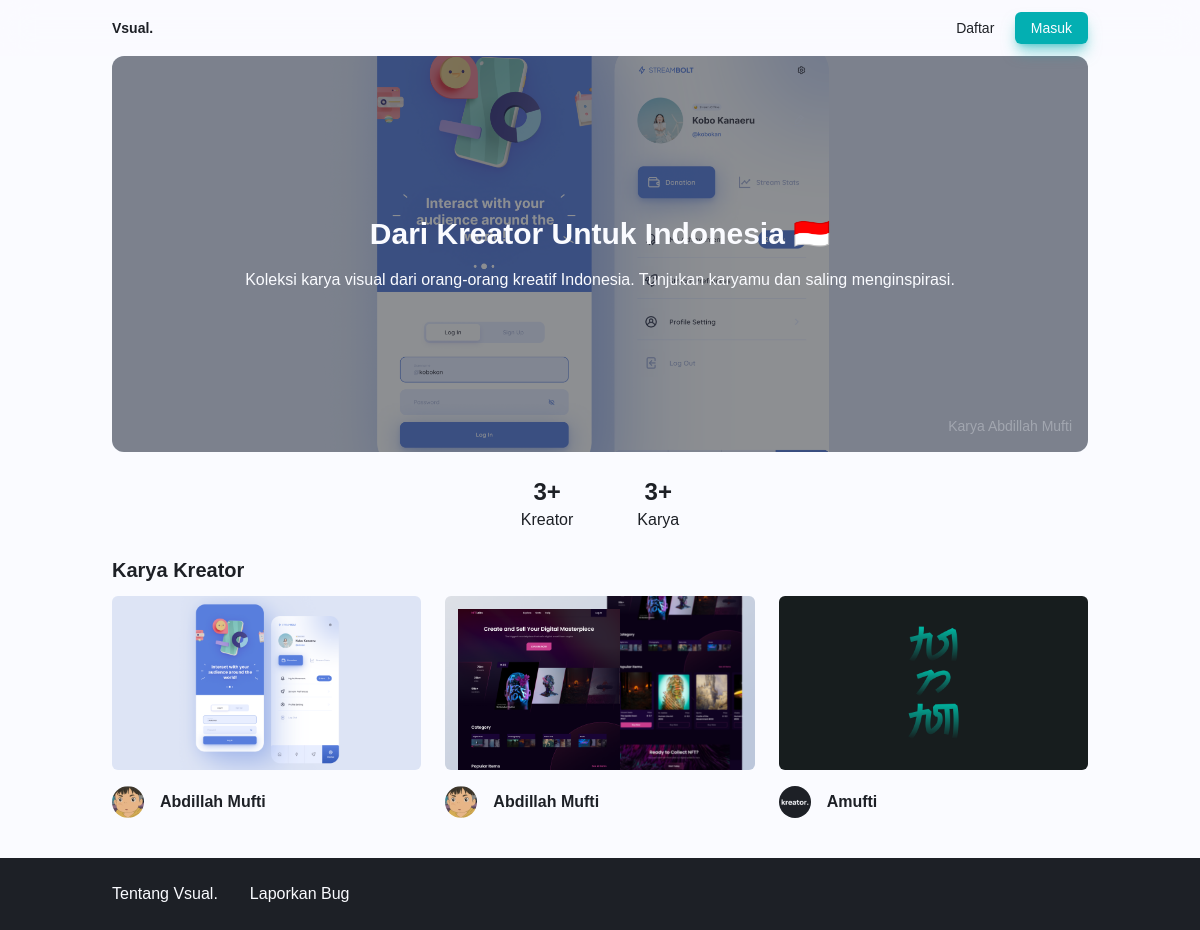
The page / on the database its author committed.
### tables this page shows
CREATE TABLE `karya` (
  `id_karya` int(11) NOT NULL,
  `id_kreator` int(11) NOT NULL,
  `judul_karya` varchar(100) NOT NULL,
  `waktu_dibuat` year(4) NOT NULL,
  `gambar` varchar(100) NOT NULL,
  `deskripsi` varchar(255) NOT NULL
);

CREATE TABLE `kreator` (
  `id_kreator` int(11) NOT NULL,
  `nama_kreator` varchar(50) NOT NULL,
  `email` varchar(100) NOT NULL,
  `username` varchar(50) NOT NULL,
  `password` varchar(255) NOT NULL,
  `foto_profil` varchar(255) NOT NULL DEFAULT 'default.jpg',
  `bio` varchar(255) NOT NULL DEFAULT '-'
);

CREATE TABLE `statistik` (
  `id_statistik` int(11) NOT NULL,
  `nama` varchar(50) NOT NULL,
  `jumlah` int(11) NOT NULL
);

### functions.php (called while the page is built, shortened)
<?php
$dbHostName = "localhost";
$dbUsername = "root";
$dbPassword = "";
$dbName = "vsual_web";
$connect = mysqli_connect($dbHostName, $dbUsername, $dbPassword, $dbName);
$linkLaporBug = "https://forms.gle/AkozspsCPW5KGzhQA";
function query($query) {
    global $connect;
    $result = mysqli_query($connect, $query);
    $rows = [];
    while ( $row = mysqli_fetch_assoc($result) ) {
        $rows[] = $row;
    }
    return $rows;
}
?>

### index.php (the view, shortened to what this page needs)
<?php
require 'functions.php';
$karya = query("SELECT * FROM karya");
$statistik = query("SELECT * FROM statistik");
$randomInt = rand(0, count($karya) - 1);
$randomKarya = $karya[$randomInt]["gambar"];
$randomKaryaId = $karya[$randomInt]["id_kreator"];
$kreatorRandomKarya = query("SELECT nama_kreator FROM kreator WHERE id_kreator = $randomKaryaId");
?>
<!DOCTYPE html>
<html lang="en">
  <head>
    <link href="dist/output.css" rel="stylesheet" />
  </head>
  <body class="bg-putih text-hitam font-plus-jakarta">
    <div id="navigation-bar" class="w-full bg-putih/80 backdrop-blur-lg sticky top-0 z-[999] py-2 md:py-4">
      <div class="container max-w-5xl">
        <div class="flex flex-row justify-between items-center relative">
          <div>
            <a href="index.php">
              <h3 class="flex items-center gap-2 text-xs md:text-sm font-bold">Vsual.</h3>
            </a>
          </div>
          <div>
            <?php if( !isset($_SESSION["login"]) ) : ?>
              <div>
                <a href="register.php" class="text-xs md:text-sm mr-4">Daftar</a>
                <a href="login.php" class="text-xs md:text-sm bg-primary text-putih px-4 py-2 rounded-md shadow-lg shadow-primary/50">Masuk</a>
              </div>
            <?php endif; ?>
          </div>
        </div>
      </div>
    </div>
    <div id="hero-section" class="w-full">
      <div class="container max-w-5xl">
        <div class="w-full px-4 py-16 md:py-40 flex flex-col justify-center items-center rounded-xl relative bg-cover bg-center overflow-hidden" style="background-image:url('<?= "./dist/img/karya/".$randomKarya ?>');">
          <h1 class="text-putih font-bold text-xl md:text-3xl mb-4 text-center z-20">Dari Kreator Untuk Indonesia 🇮🇩</h1>
          <h3 class="text-putih text-center text-xs md:text-base z-20">Koleksi karya visual dari orang-orang kreatif Indonesia. Tunjukan karyamu dan saling menginspirasi.</h3>
          <span class="absolute z-20 right-2 bottom-2 md:right-4 md:bottom-4 text-[0.7rem] md:text-sm text-putih/30">Karya <?= $kreatorRandomKarya[0]["nama_kreator"]; ?></span>
          <div class="w-full h-full bg-hitam/50 absolute z-10"></div>
        </div>
      </div>
    </div>
    <div id="statistik-section" class="w-full pt-6">
      <div class="container">
        <div class="flex justify-center gap-16 items-center">
          <div class="statistik-kreator text-center">
            <h1 class="font-bold text-xl md:text-2xl"><?= $statistik[0]["jumlah"]; ?>+</h1>
            <span>Kreator</span>
          </div>
          <div class="statistik-karya text-center">
          <h1 class="font-bold text-xl md:text-2xl"><?= $statistik[1]["jumlah"]; ?>+</h1>
            <span>Karya</span>
          </div>
        </div>
      </div>
    </div>
    <div id="karya-section" class="w-full py-3 md:py-6">
      <div class="container max-w-5xl">
        <div class="w-full">
          <h1 class="text-xl font-bold pb-3">Karya Kreator</h1>
          <div class="w-full grid gap-6 grid-cols-1 md:grid-cols-3 auto-rows-auto">
            <?php foreach( $karya as $dataKarya) : ?>
              <?php
                  $getKreator = mysqli_query($connect, "SELECT * FROM kreator WHERE id_kreator = $dataKarya[id_kreator]");
                  $kreator = mysqli_fetch_assoc($getKreator);
              ?>
              <div class="karya-card flex flex-col justify-start items-start">
              <a href="karya.php?id=<?= $dataKarya["id_karya"]; ?>" class="group w-full rounded-md overflow-hidden aspect-video relative">
                <img class="w-full h-auto" src="./dist/img/karya/<?= $dataKarya["gambar"]; ?>" alt="<?= $dataKarya["judul_karya"]; ?>">
              </a>
              <div class="flex flex-row justify-start items-center gap-x-4 py-4">
                <img src="./dist/img/profile/<?= $kreator["foto_profil"]; ?>" class="rounded-full w-6 md:w-8 aspect-square" />
                <a href="profile.php?username=<?= $kreator["username"]; ?>" class="text-xs md:text-base font-semibold"><?= $kreator["nama_kreator"]; ?></a>
              </div>
            </div>
            <?php endforeach; ?>
          </div>
        </div>
      </div>
    </div>
    <div id="footer-section" class="w-full py-3 md:py-6 bg-hitam text-putih">
      <div class="container max-w-5xl flex flex-col md:flex-row justify-start items-start md:items-center gap-4 md:gap-8">
        <a href="about-us.php" class="hover:text-primary text-sm md:text-base font-medium duration-500 ease-in-out">Tentang Vsual.</a>
        <a href="<?= $linkLaporBug; ?>" target="_blank" class="hover:text-red-500 text-sm md:text-base font-medium duration-500 ease-in-out">Laporkan Bug</a>
      </div>
    </div>
  </body>
</html>

### rows shown on the page
karya: gambar (picture), id_kreator.foto_profil (picture), id_kreator.nama_kreator "Abdillah Mufti"
kreator: nama_kreator "Abdillah Mufti"
statistik: jumlah "3"
statistik: jumlah "3"
karya: gambar (picture), id_kreator.foto_profil (picture), id_kreator.nama_kreator "Abdillah Mufti"
karya: gambar (picture), id_kreator.foto_profil (placeholder picture), id_kreator.nama_kreator "Amufti"
